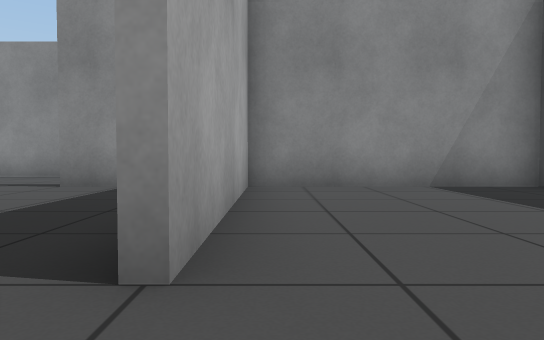
view 1 (above)

24 first-person views from a walk through a robot-simulator world made for Gazebo. The camera is 0.5 m above the floor, tilts 2° down and sees 70° across. The floor is counted in squares, 1 m on a side. Each view is taken from the middle of a square. On the plan, view 1 faces up. The plan holds only what a view shows up to about 9 squares ahead; the rest is blank.

view 2
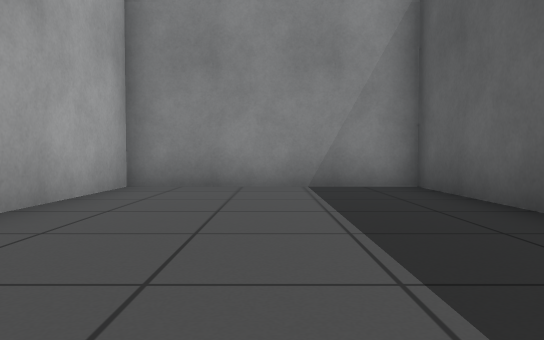

view 3
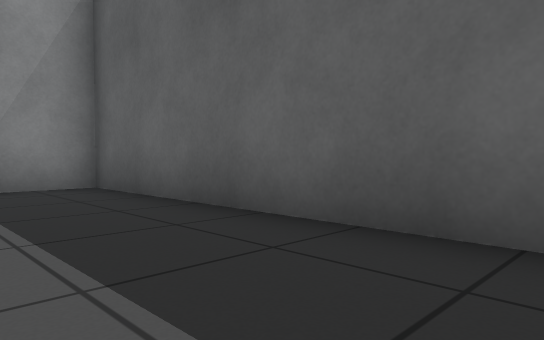

view 4
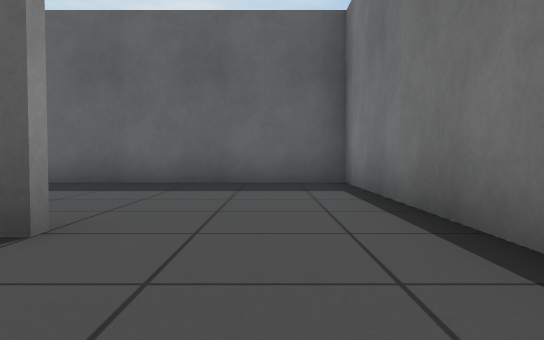

view 5
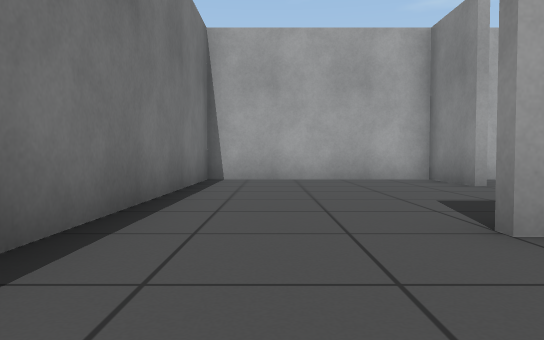

view 6
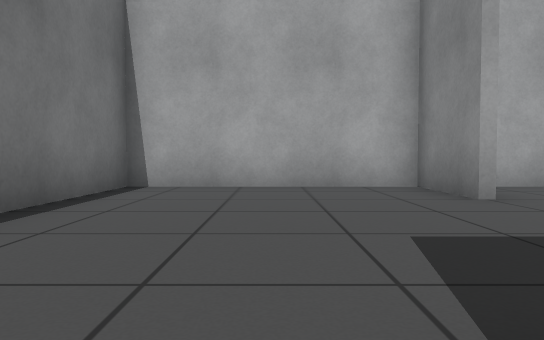

view 7
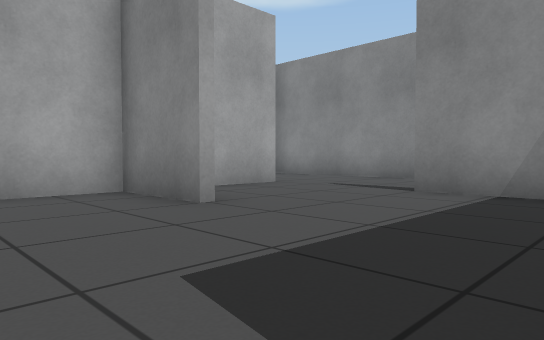

view 8
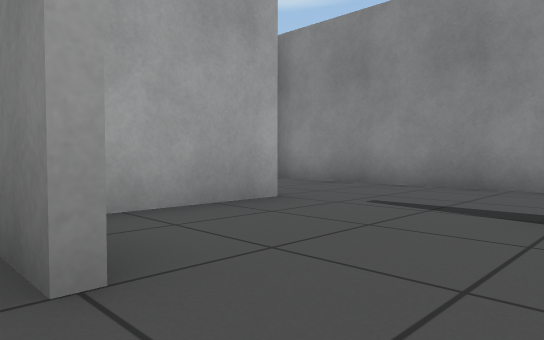

view 9
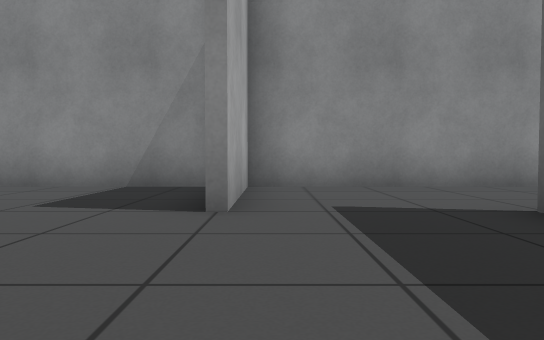

view 10
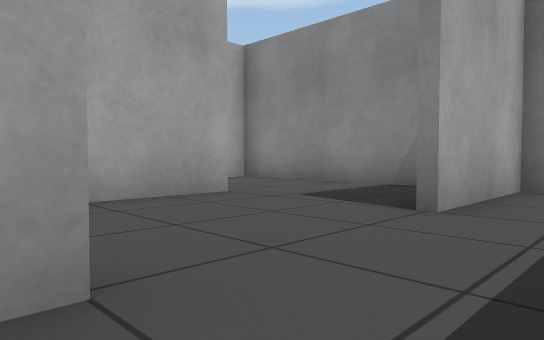

view 11
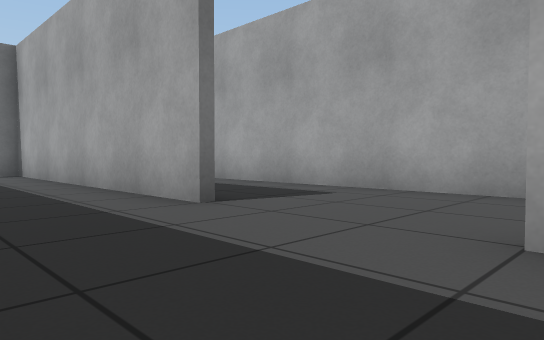

view 12
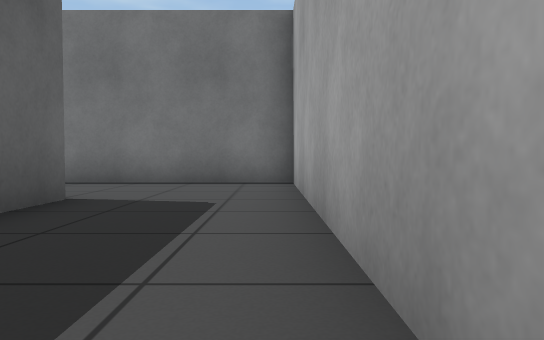

view 13
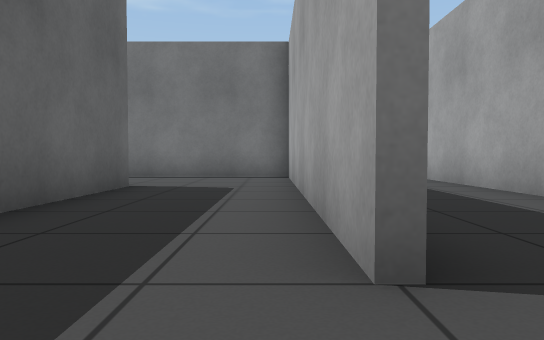

view 14
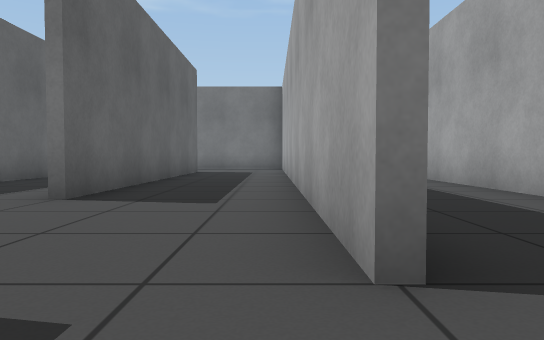

view 15
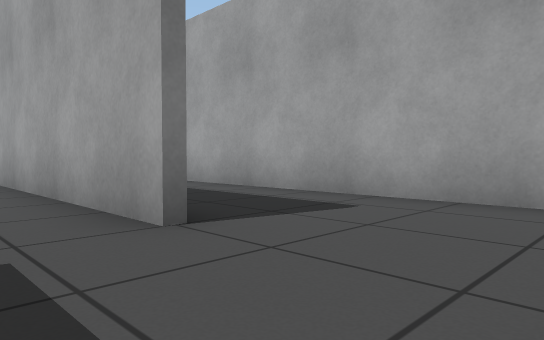

view 16
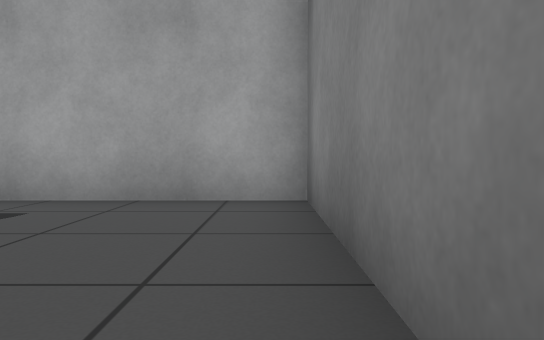

view 17
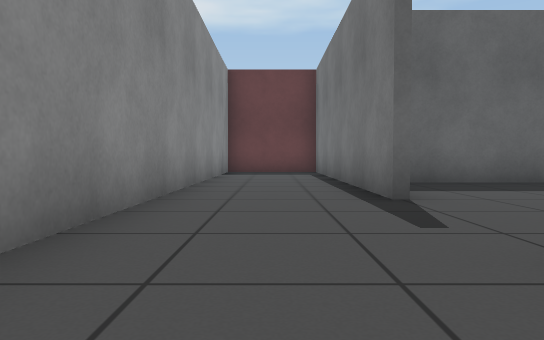

view 18
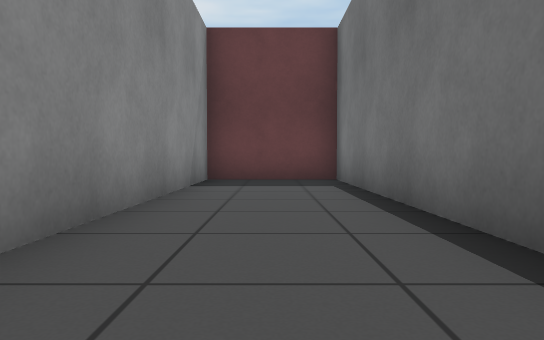

view 19
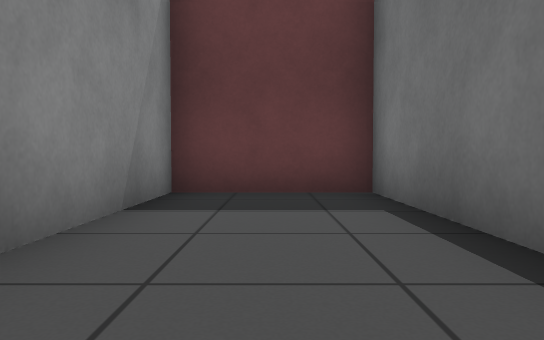

view 20
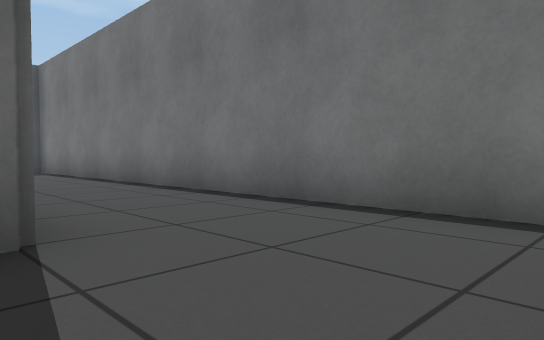

view 21
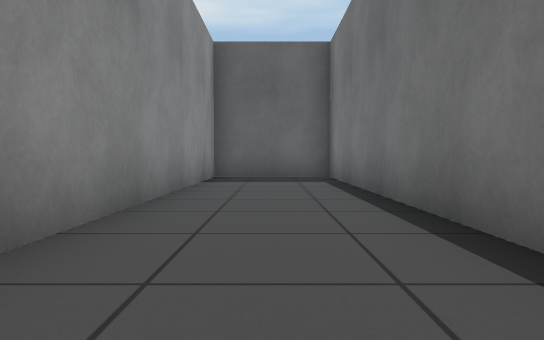

view 22
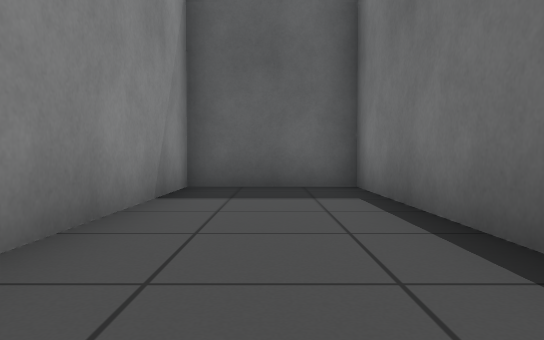

view 23
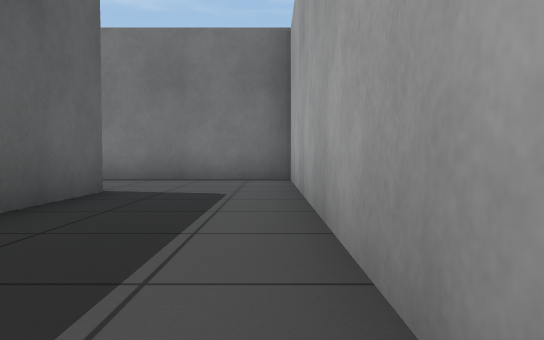

view 24
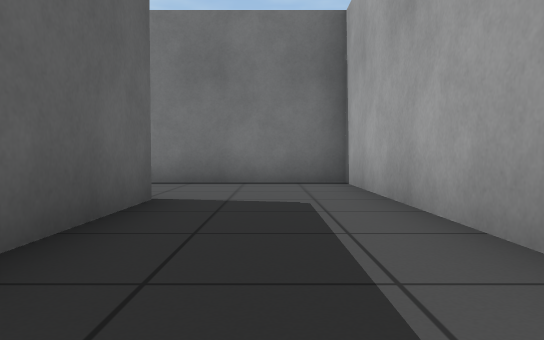

### Floor plan
Ten units are one square. View 1 is at (0, 0); x grows to the right and y downward. Boxes are objects, and circles mark ways between rooms. Rooms are numbered by the first view taken in them; rooms with no view inside come last. Other rooms are left out.
<svg viewBox="-159 -99 209 178">
<path fill="none" stroke="#000" d="M45 -64 -4 -64 -4 -15M44 10 44 -69M-14 14 45 14M-44 -34 -64 -34 -64 14 -14 14M-6 -14 -6 -54M-19 -64 -35 -64M-66 16 -66 -16M-96 45 -96 -35M-94 -36 -94 44 44 44 44 10M-64 -65 -64 -42M-35 -66 45 -66M-124 -66 -124 74 -82 74M45 16 -31 16M-100 -94 -154 -94 -154 5M44 -69 44 -94 -94 -94 -94 -65"/>
<circle cx="-10" cy="-5" r="3" fill="#2a7"/>
<circle cx="-40" cy="-50" r="3" fill="#2a7"/>
<text x="20" y="-30">1</text>
<text x="-40" y="-20">2</text>
<text x="-70" y="20">3</text>
</svg>
Room 1 opens to room 2. Room 2 opens to room 3.

Where each view was taken, in squares from view 1:
view 1: 0 up, 0 right, facing up
view 2: 0 up, 2 right, facing up
view 3: 0 up, 2 right, facing up-right
view 4: 0 up, 3 left, facing right
view 5: 0 up, 2 right, facing left
view 6: 1 up, 0 right, facing left
view 7: 1 up, 1 left, facing up-left
view 8: 3 up, 3 left, facing up-left
view 9: 3 up, 9 left, facing up
view 10: 3 up, 8 left, facing up-left
view 11: 7 up, 7 left, facing down-left
view 12: 3 up, 9 left, facing down
view 13: 5 up, 9 left, facing down
view 14: 8 up, 12 left, facing down
view 15: 9 up, 11 left, facing down-left
view 16: 9 up, 11 left, facing left
view 17: 8 up, 8 left, facing right
view 18: 8 up, 4 left, facing right
view 19: 8 up, 1 left, facing right
view 20: 1 down, 9 left, facing down-right
view 21: 3 down, 5 left, facing right
view 22: 3 down, 2 left, facing right
view 23: 1 up, 12 left, facing down
view 24: 0 up, 11 left, facing down
